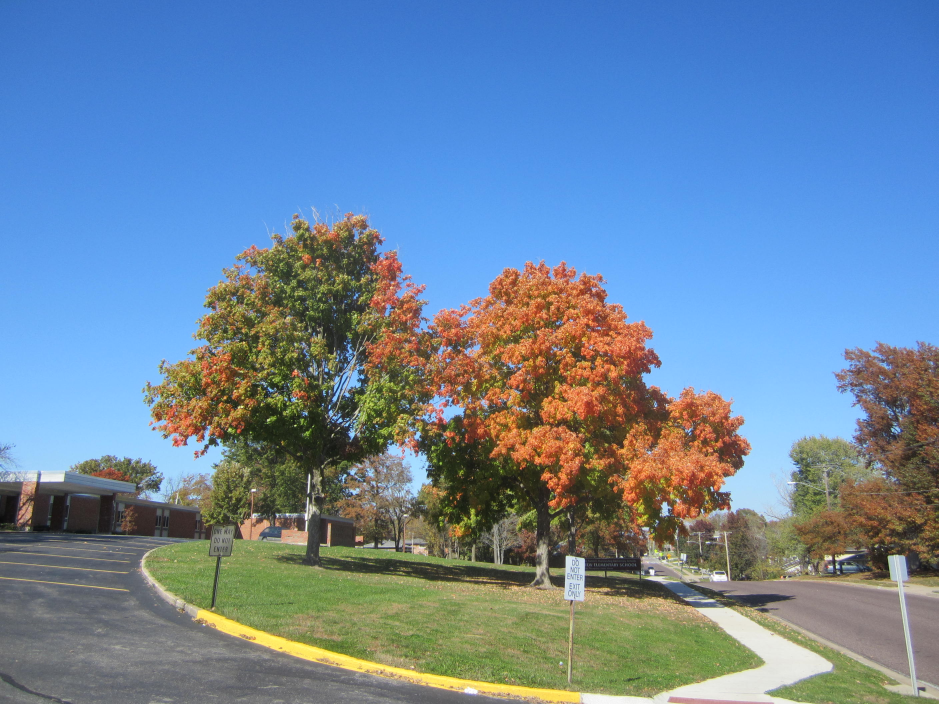
//> input picture c++/histogram_matching/data/FairviewTree_IMG_4640.JPG, 2816 x 2112 px (shown at 1/3 size)
$ ./hist_match ../data/FairviewTree_IMG_4640.JPG   (built with g++ and OpenCV 4)
//> lines starting //> are read from the running program, lines starting //| are printed output that depends on the picture
/* Matthew England
* Assignment 3
**/

//#include "opencv2/highgui/highgui.hpp"
//#include "opencv2/imgcodecs.hpp"
//#include "opencv2/imgproc/imgproc.hpp"
#include <opencv/cv.h>
#include <opencv/highgui.h>
#include <iostream>
#include <cstdio>
#include <vector>
#include <cstdlib>

using namespace std;
using namespace cv;

float difference (std::vector<float>& a, std::vector<float>& b);
float differenceMat (Mat& a, Mat& b);

int main( int argc, char** argv ) {
	if (argc < 2) {
		std::cout << "Incorrect Usage of Program ./histMatch <target> <image2> <image3> <imageN>" << std::endl;
		return 0;
	}
	vector<Mat> images;
	for (int i = 1; i < argc; ++i) {
		Mat img = imread(argv[i], CV_LOAD_IMAGE_GRAYSCALE);
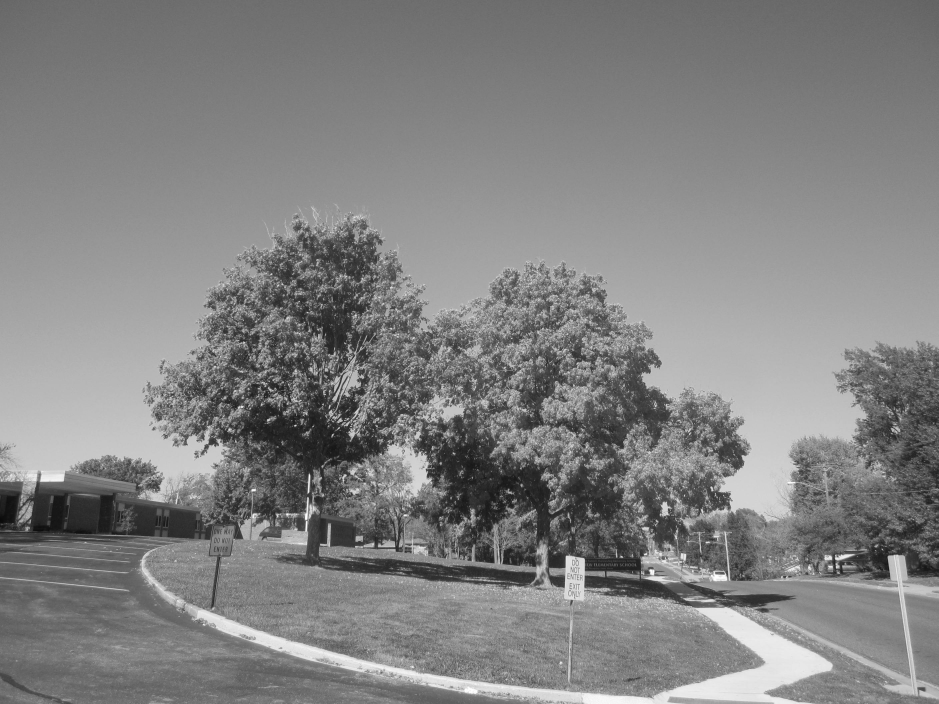
//> img: 2112 rows x 2816 cols, CV_8UC1 (shown at 1/3 size); min 7, max 255, mean 129.8
		if (img.data) {
			resize(img, img, Size(img.cols/4, img.rows/4));
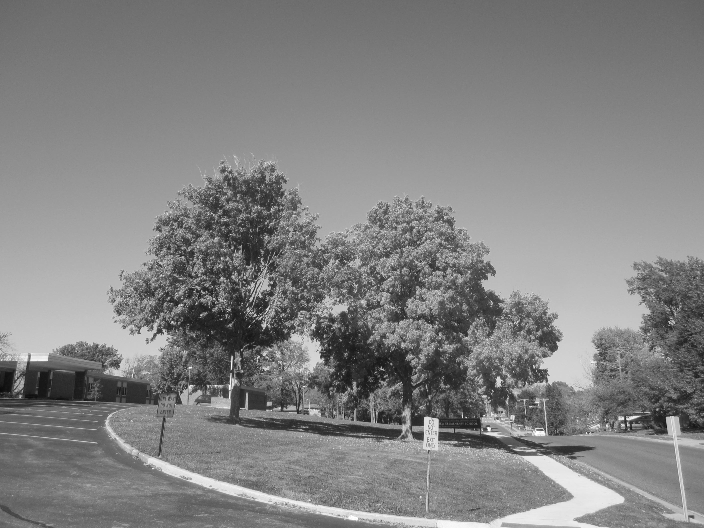
//> img: 528 rows x 704 cols, CV_8UC1; min 10, max 255, mean 129.9
			equalizeHist( img, img );
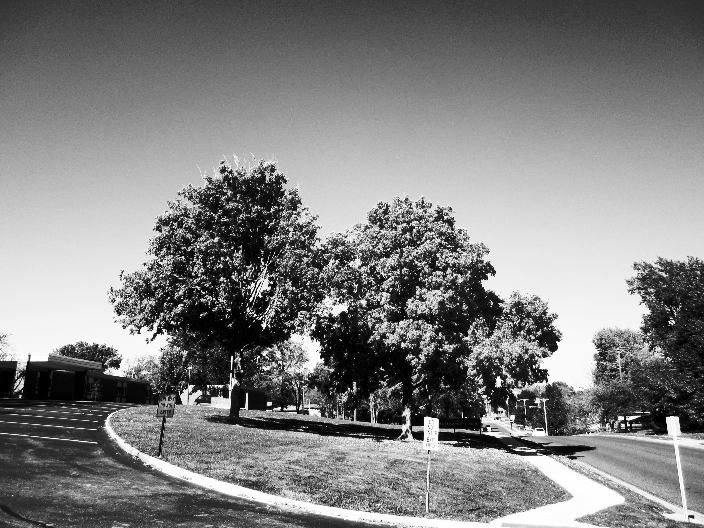
//> img: 528 rows x 704 cols, CV_8UC1; min 0, max 255, mean 128.6
			images.push_back(img);
		}
	}
	if (images.size() < 2) {
		std::cout << "Need one more image to run histogram comparison" << std::endl;
		return 0;
//> (the program exits here)

$ run again, on c++/histogram_matching/data/FairviewTree_IMG_4642-under-exposed.JPG
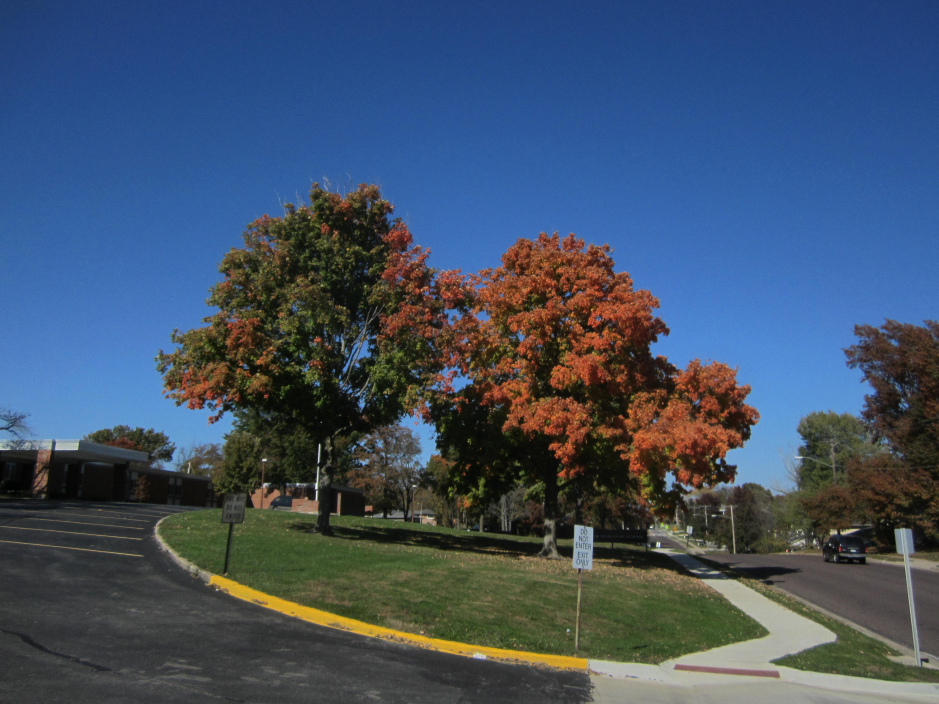
//> input picture c++/histogram_matching/data/FairviewTree_IMG_4642-under-exposed.JPG, 2816 x 2112 px (shown at 1/3 size)
//> `resize(img, img, Size(img.cols/4, img.rows/4));`:
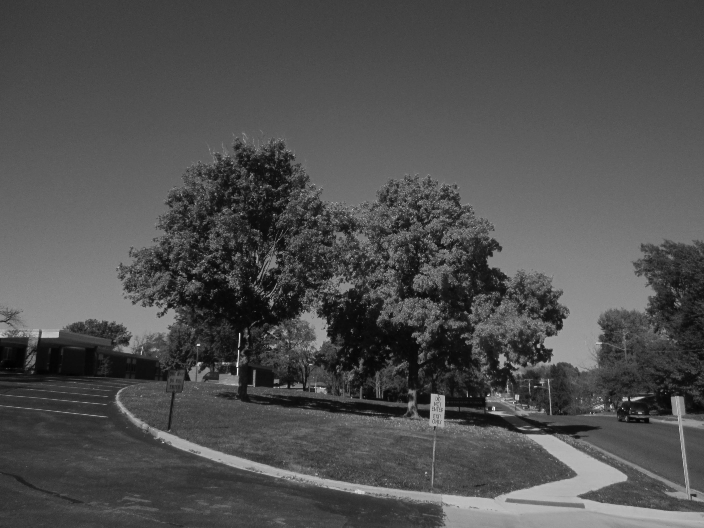
//> img: 528 rows x 704 cols, CV_8UC1; min 0, max 246, mean 79.2
//> `equalizeHist( img, img );`:
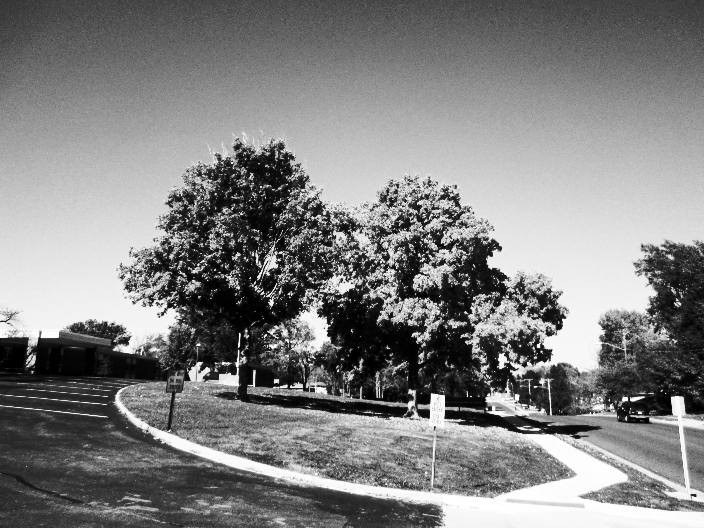
//> img: 528 rows x 704 cols, CV_8UC1; min 0, max 255, mean 128.8

$ run again, on c++/histogram_matching/data/IMG_4611-leaves.JPG
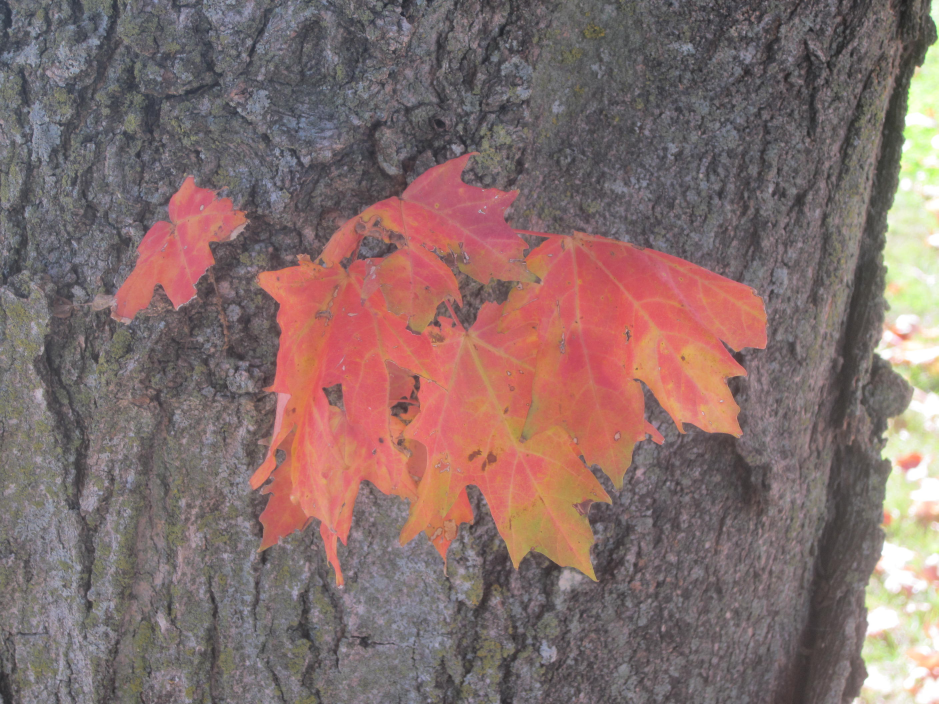
//> input picture c++/histogram_matching/data/IMG_4611-leaves.JPG, 2816 x 2112 px (shown at 1/3 size)
//> `resize(img, img, Size(img.cols/4, img.rows/4));`:
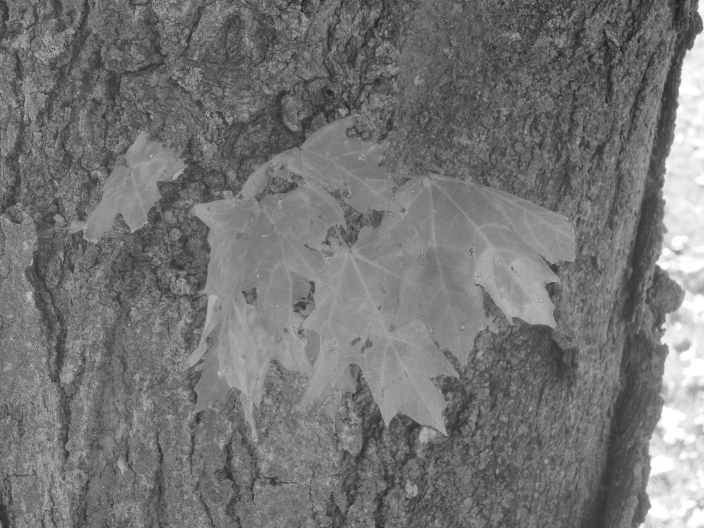
//> img: 528 rows x 704 cols, CV_8UC1; min 31, max 255, mean 116.8
//> `equalizeHist( img, img );`:
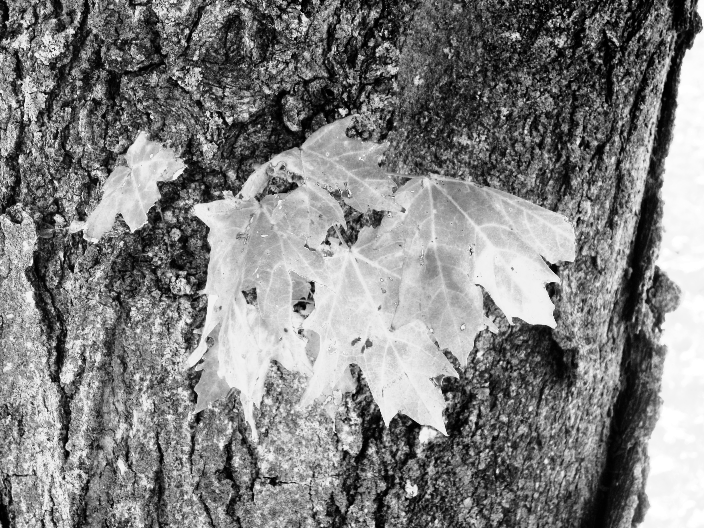
//> img: 528 rows x 704 cols, CV_8UC1; min 0, max 255, mean 128.7
